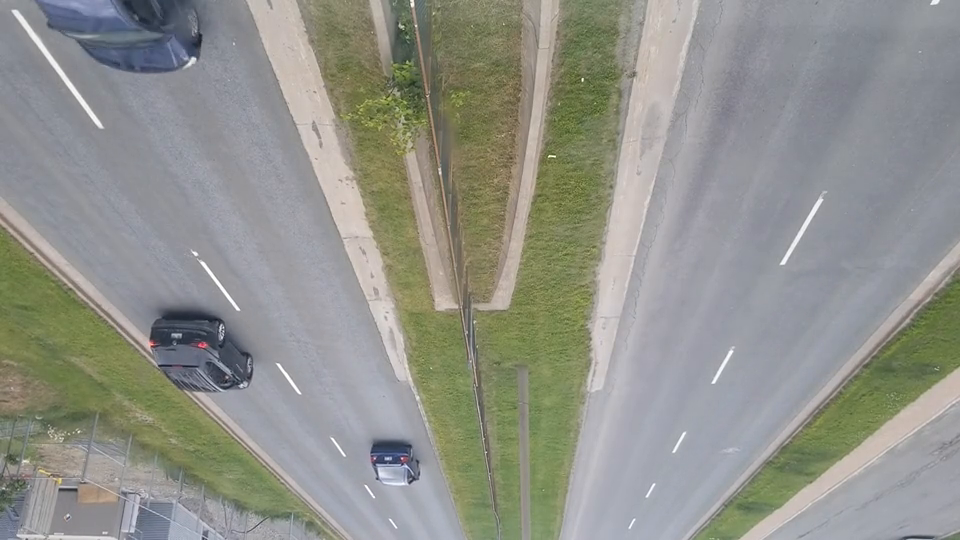
#> input picture frame 67 of videos/compressed2.avi, 960 x 540 px
$ python edited.py
#> lines starting #> are read from the running program, lines starting #| are printed output that depends on the picture
import cv2
import numpy as np
from reasources.objects_edited import Object

# Variables to count cars going up and down screen
crossed_up = 0
crossed_down = 0

# Assigning colors to items printed on screen
crossing_line_color = (204, 50, 153)
crossed_down_color = (255, 0, 0)
crossed_up_color = (0, 0, 255)
centroid_color = (0, 140, 255)
rectangle_color = (0, 255, 0)


font = cv2.FONT_HERSHEY_SIMPLEX
tracking_objects = []
# Setting amount frames for
object_frame_timeout = 5
# Initalizing car id
object_id = 1

# Outputting lines and text onto frame
def update_display(new_frame):
    new_frame = cv2.line(new_frame,(0,int(line_down)),(int(video_width),int(line_down)),crossing_line_color,2)
    new_frame = cv2.line(new_frame,(0,int(line_up)),(int(video_width),int(line_up)),crossing_line_color,2)
    new_frame = cv2.line(new_frame,(0,int(up_limit)),(int(video_width),int(up_limit)),(0,0,0),1)
    new_frame = cv2.line(new_frame,(0,int(down_limit)),(int(video_width),int(down_limit)),(0,0,0),1)
    cv2.putText(new_frame, 'Up:'  +  str(crossed_up), (550, 450), font, 2, crossed_up_color, 4, cv2.LINE_AA)
    cv2.putText(new_frame, 'Down:'  +  str(crossed_down), (250, 450), font, 2, crossed_down_color, 4, cv2.LINE_AA)
    cv2.imshow('Frame', new_frame)


if __name__ == "__main__":

    # Read video
    cap = cv2.VideoCapture("videos/compressed2.avi")

    # Get width, height are area of video
    video_width = cap.get(3)
    video_height = cap.get(4)
    video_area = video_height * video_width
    area_threshold = video_area / 400

    # Lines
    # Line to detect cars going up the screen
    line_up = int(4 * (video_height / 10))
    # Line to detect cars going down the screen
    line_down = line_up
    # Upper detection limit line
    up_limit = int(1 * (video_height / 10))
    # Lower detection limit line
    down_limit = int(9 * (video_height / 10))

    # Background Subtract
    background_subtract = cv2.createBackgroundSubtractorMOG2(detectShadows=True)

    # Kernals used for morophological masking
    kernel_erode = np.ones((5, 5), np.uint8)
    kernel_dilate = np.ones((21, 21), np.uint8)

    while cap.isOpened():
        has_frame, frame = cap.read()
#> frame is the input picture: shape (540, 960, 3); mean B, G, R 139, 146.4, 144.9
        if has_frame:
            # Rotate image because it originally loads upside down
            frame = cv2.rotate(frame, cv2.ROTATE_180)
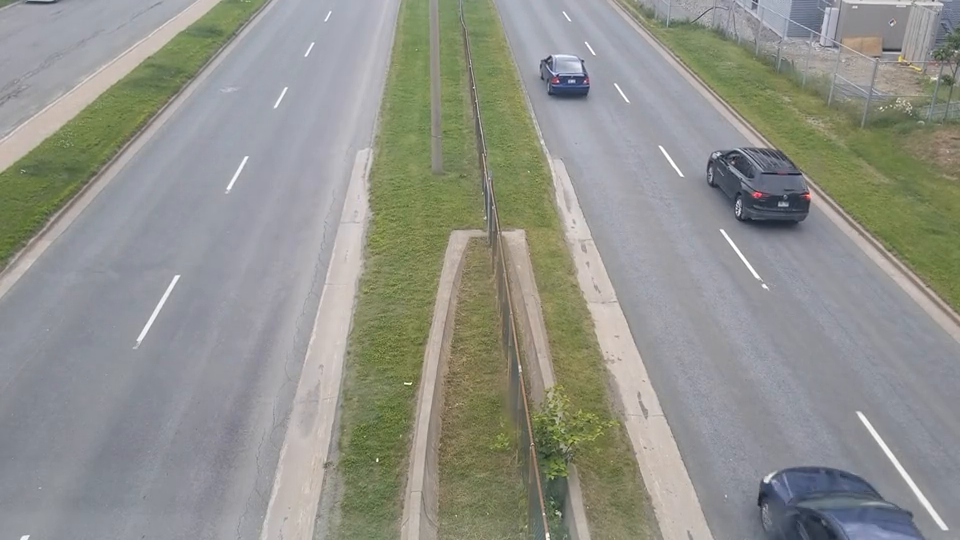
#> frame: shape (540, 960, 3); mean B, G, R 139, 146.4, 144.9

            # Apply background subtraction to isolate foreground
            foreground_mask = background_subtract.apply(frame)
#> foreground_mask: shape (540, 960); every value is 127
            # cv2.imshow('Subtracted', foreground_mask)

            # Binary image. Thresholding to produce black and white image
            has_frame, imBin = cv2.threshold(foreground_mask, 150, 255, cv2.THRESH_BINARY)
#> imBin: shape (540, 960); every value is 0
            # cv2.imshow('bin', imBin)

            # Remove S&P noise with median blur
            morphological_mask = cv2.medianBlur(imBin, 5)
            # cv2.imshow('median_blur', morphological_mask)

            # Erode with small window to remove noise
            morphological_mask = cv2.morphologyEx(imBin, cv2.MORPH_ERODE, kernel_erode)
            cv2.imshow('Eroded Image', morphological_mask)

            # Dilate with larger window to join hood of car to roof
            morphological_mask = cv2.morphologyEx(morphological_mask, cv2.MORPH_DILATE, kernel_dilate)
            cv2.imshow('Morphed Image', morphological_mask)

            # Find contours (outlines) of each vehicle
            contours, _ = cv2.findContours(morphological_mask, cv2.RETR_EXTERNAL, cv2.CHAIN_APPROX_NONE)
#> contours = []

            for contour in contours:
                area = cv2.contourArea(contour)
                if area > area_threshold:
                    # Tracking
                    contour_moments = cv2.moments(contour)

                    # Create centroid
                    centroid_x = int(contour_moments['m10'] / contour_moments['m00'])
                    centroid_y = int(contour_moments['m01'] / contour_moments['m00'])

                    if centroid_y not in range(up_limit, down_limit):
                        continue

                    contour_x, contour_y, contour_width, contour_height = cv2.boundingRect(contour)

                    car = next((car for car in tracking_objects if (car.in_contour(centroid_x, centroid_y, contour_width,
                                                                          contour_height) and not car.is_done())), None)
                    if car is not None:
                        # Update coordinates of car if in frame and moving
                        car.update_coordinates(centroid_x, centroid_y)
                        # If car passes up line, increase counter
                        if car.going_up(line_up):
                            crossed_up += 1
                            print("ID:", car.get_id(), "was the ", crossed_up, 'crossing up')
                        # If car passes down line, increase counter
                        elif car.going_down(line_down):
                            crossed_down += 1
                            print("ID:", car.get_id(), "was the ", crossed_down, 'crossing down')
                    # If car is entering frame (new) create object ID and track
                    else:
                        tracking_objects.append(Object(object_id, centroid_x, centroid_y, object_frame_timeout))
                        object_id += 1

                    # Create centroid centered on vehicle to track if it passed line
                    cv2.circle(frame, (centroid_x, centroid_y), 5, centroid_color, -1)
                    # Create rectangle around each vehicle
                    img = cv2.rectangle(frame, (contour_x, contour_y), (contour_x + contour_width, contour_y + contour_height), rectangle_color, 2)
#> this loop made 0 passes
#> after the loop, crossed_down = 0; crossed_up = 0; object_id = 1; tracking_objects = []

            update_display(frame)
#> in update_display, `cv2.putText(new_frame, 'Down:'  +  str(crossed_down), (250, 450), font..`:
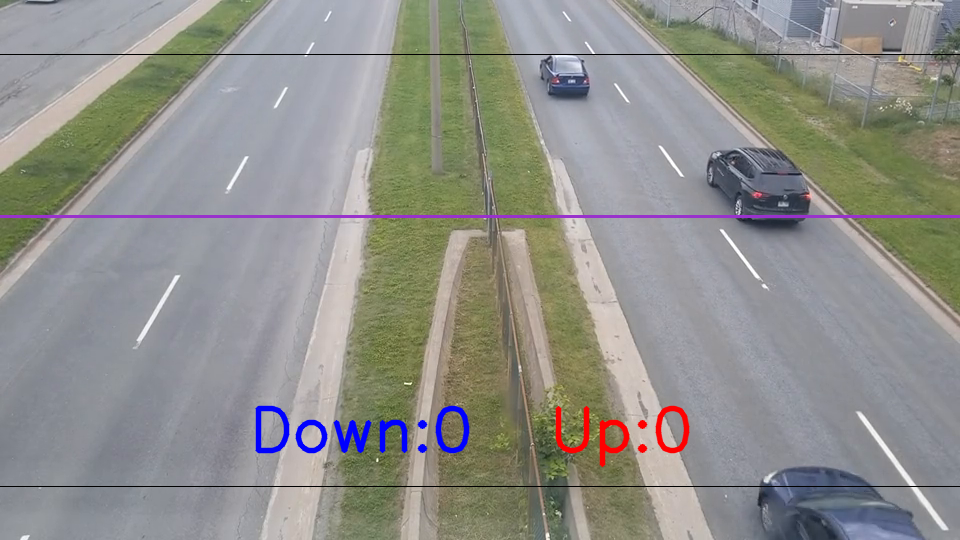
#> new_frame: shape (540, 960, 3); mean B, G, R 139.2, 144, 144

            # Track cars. Ensure we car only tracking moving vehicles and delete when out of frame
            for car in tracking_objects:
                car.age()
                car.check_health()

            if cv2.waitKey(1) & 0xff == ord('q'):
#> (key q is pressed here)
                break
        else:
            break

    cap.release()
    cv2.destroyAllWindows()

$ run again, starting later in the video
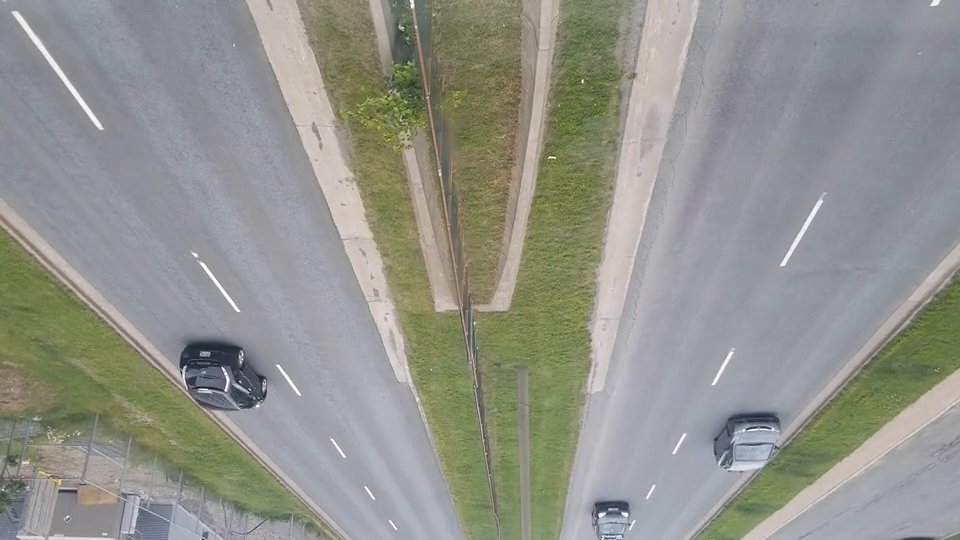
#> input picture frame 304 of videos/compressed2.avi, 960 x 540 px
#> frame is the input picture: shape (540, 960, 3); mean B, G, R 139.9, 147.6, 146.2
#> `frame = cv2.rotate(frame, cv2.ROTATE_180)`:
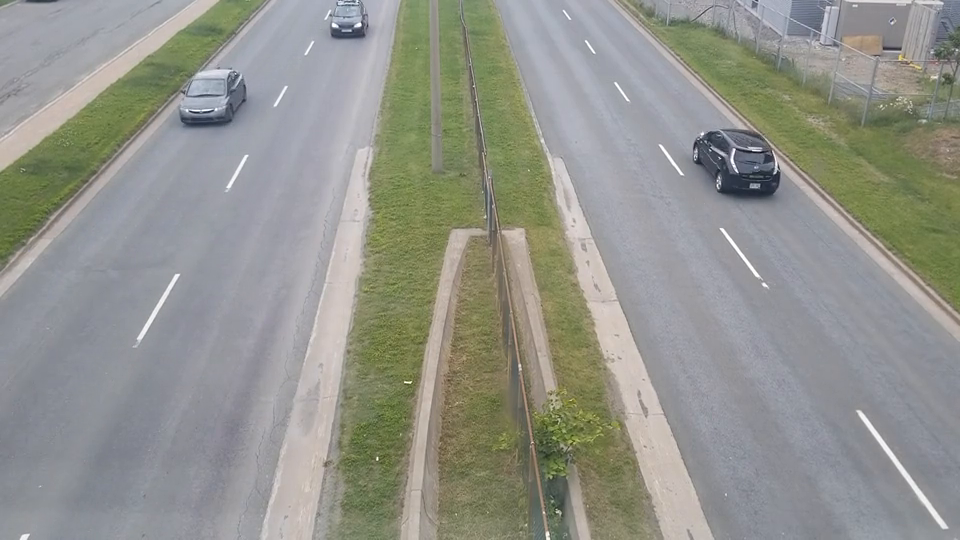
#> frame: shape (540, 960, 3); mean B, G, R 139.9, 147.6, 146.2
#> foreground_mask: shape (540, 960); every value is 127
#> imBin: shape (540, 960); every value is 0
#> contours = []
#> after the loop `for contour in contours:`: crossed_down = 0; object_id = 1; tracking_objects = []
#> in update_display, `cv2.putText(new_frame, 'Down:'  +  str(crossed_down), (250, 450), font..`:
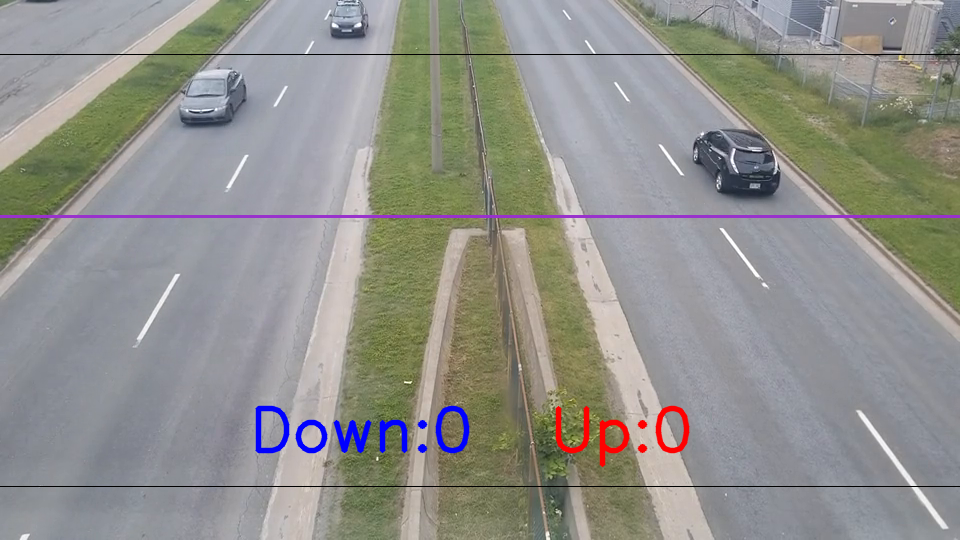
#> new_frame: shape (540, 960, 3); mean B, G, R 140.1, 145.2, 145.3

$ run again, starting later in the video
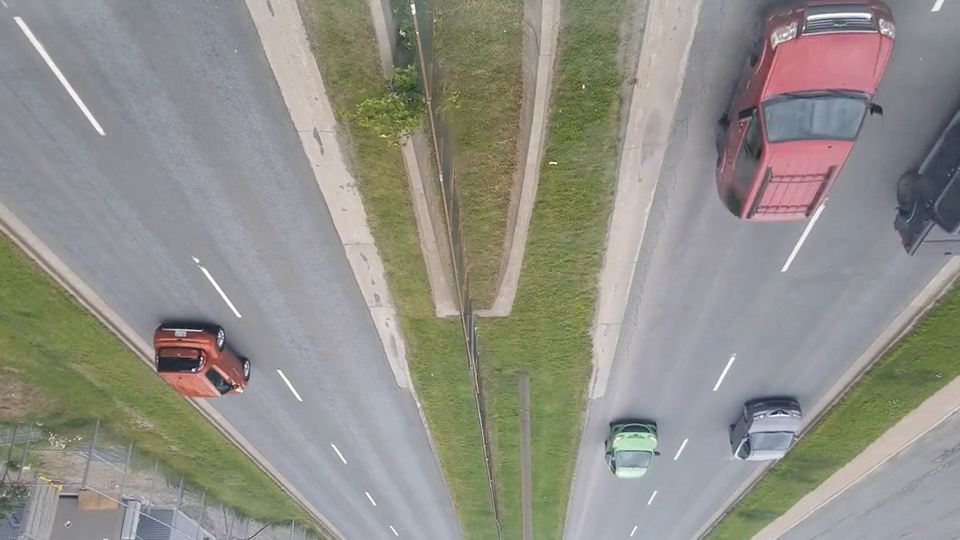
#> input picture frame 541 of videos/compressed2.avi, 960 x 540 px
#> frame is the input picture: shape (540, 960, 3); mean B, G, R 136.3, 144.1, 144.9
#> `frame = cv2.rotate(frame, cv2.ROTATE_180)`:
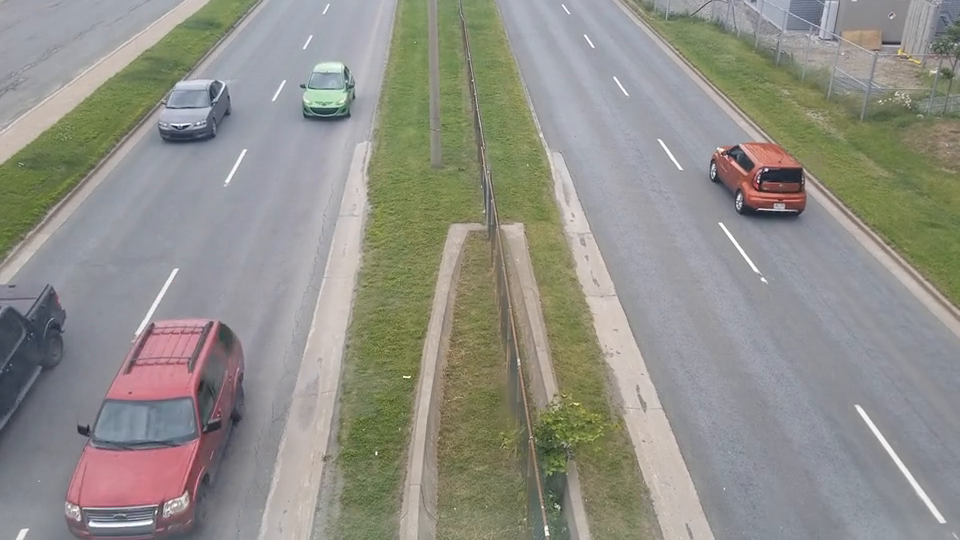
#> frame: shape (540, 960, 3); mean B, G, R 136.3, 144.1, 144.9
#> foreground_mask: shape (540, 960); every value is 127
#> imBin: shape (540, 960); every value is 0
#> contours = []
#> after the loop `for contour in contours:`: crossed_down = 0; object_id = 1; tracking_objects = []
#> in update_display, `cv2.putText(new_frame, 'Down:'  +  str(crossed_down), (250, 450), font..`:
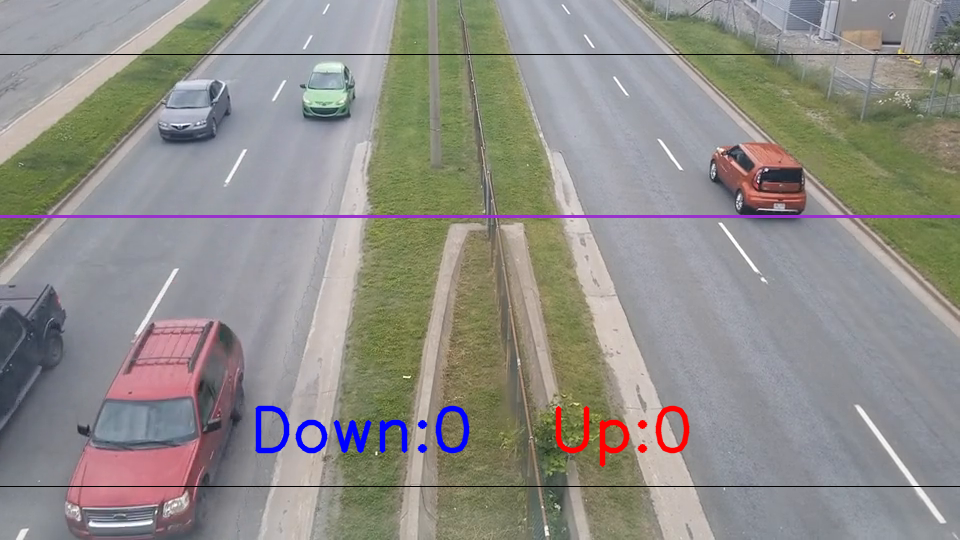
#> new_frame: shape (540, 960, 3); mean B, G, R 136.5, 141.8, 144.1
